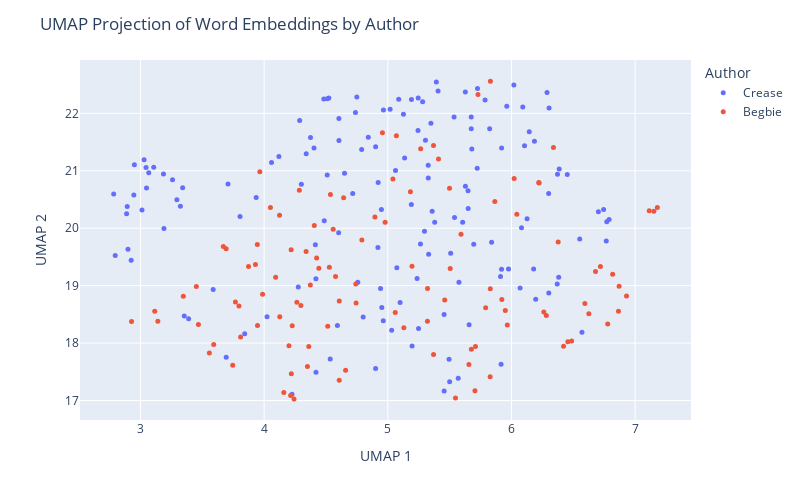

Here is the notebook cell this chart was saved with:
### Code cell
# plot using plotly to further explore
import plotly.express as px
import textwrap

def wrap_text(text, width=60):
    return '<br>'.join(textwrap.wrap(text, width=width))

umap_df = pd.DataFrame(proj, columns=['UMAP 1', 'UMAP 2'])
umap_df['Author'] = labels
umap_df['Text'] = [snip for auth in judge_snippets for snip in judge_snippets[auth]]
umap_df['Text'] = umap_df['Text'].apply(lambda t: wrap_text(t, width=50))

fig = px.scatter(umap_df, x='UMAP 1', y='UMAP 2', 
                 color='Author', hover_data=['Text'], 
                 width=800, height=500 )
fig.update_traces(marker=dict(size=5))
fig.update_layout(title='UMAP Projection of Word Embeddings by Author')
fig.show()

### Figure 1 — Plotly figure (JSON) as saved in the notebook; plotly's stock layout.template omitted (floating-point values rounded to 4 significant figures; data arrays with more than 128 entries replaced by an {"elided": "..."} marker saying what was removed)
{"data": [{"customdata": {"elided": "151x1 str values"}, "hovertemplate": "Author=Crease<br>UMAP 1=%{x}<br>UMAP 2=%{y}<br>Text=%{customdata[0]}<extra></extra>", "legendgroup": "Crease", "marker": {"color": "#636efa", "size": 5, "symbol": "circle"}, "mode": "markers", "name": "Crease", "orientation": "v", "showlegend": true, "type": "scatter", "x": {"elided": "151 float values"}, "xaxis": "x", "y": {"elided": "151 float values"}, "yaxis": "y"}, {"customdata": [["(5) If it appears that a tax is not bona fide<br>within the purpose provided for, but is imposed<br>with the real purpose of discriminating against a<br>class, it is not within the justification of the<br>enabling statute, and, on the facts, the tax in<br>question was intended not for the purpose of<br>raising a revenue, but as a restriction on the<br>Chinese."], ["Indeed if no restriction whatever be placed on the<br>word \" other\" in that section; if the Provincial<br>Legislature can insist upon imposing licenses upon<br>everything and upon every act of life, and tax<br>each licensee at any moment they please, there<br>would be a very simple way of excluding every<br>Chinaman from the Province, by imposing a<br>universal tax, not limited to any nationality, of<br>one or two thousand dollars per annum for a<br>license to Judgment."], ["No Chinaman will shave the back of his head; no<br>true moujik will shave his chin."], ["I rather think that the auctioneers would<br>repudiate this alleged similarity of their<br>occupation to that of a Chinese washerman."], ["assing Chinamen, supposed to be the only persons<br>carrying on this industry."], ["If the object of the Provincial Statute be as<br>alleged, viz., Feb. 3.  to subject Chinamen to<br>exceptional disadvantages it is clearly<br>unconstitutional."], ["G. to the report of the recent Chinese Conmission,<br>p. 379, and by Mr. Justice CREASE in Wing Chong's<br>case, 1 B.C.R."], ["Justices FIELD, HOFFMAN, SAWYER and DEADY and<br>other Judges whom they cite, all confirm this,<br>that a State, or Provincial law imposing special<br>disabilities or unequal burdens on Chinamen is<br>unconstitutional and void."], ["Statutes were by their title and preamble<br>expressly aimed at Chinamen by name; that this<br>distinction also renders inapplicable all the<br>United States' cases cited; that this enactment is<br>quite general extending to all laundries without<br>exception and we must not look beyond the words of<br>the enactment to enquire what its object was; that<br>there is in fact one laundry in Victoria not<br>conducted by Chinamen on which the tax will fall<br>with equal force so that it is impossible to say<br>that Chinamen are hereby exclusively selected for<br>taxation; the circumstance that they are chiefly<br>affected being a mere coincidence; that the bylaw<br>only imposes $100.00 per annum, keeping far within<br>the limit of $150.00 permitted by the Statute;<br>that the tax clearly is calculated to procuring<br>additional Municipal revenue and that no other<br>object is hinted at."], ["I, for my part, cannot arrive at any other<br>conclusion than that it is specially directed<br>against Chinamen because they are Chinamen and for<br>no other Judgment."], ["The appellants' contention that the clause is<br>merely intended to hamper or expel Chinamen is<br>much strengthened by considering the amount of the<br>tax sanctioned, which is $150.00 per annum,<br>whereas the limit sanctioned by the Legislature in<br>the case of any retail shop, however extensive or<br>lucrative its business, is only $10.00 per annum."], ["The test is whether on the whole statute the<br>Legislature can fairly be held to have said : \"Let<br>us impose a tax in order to raise a revenue,<br>though perhaps it may fall on Chinamen,\" or \" let<br>us impose this tax in order to fall on Chinamen,<br>though perhaps it will raise no revenue.\""], ["When we find (1st) no other description of labour<br>taxed at all ; (2nd) this description of labour<br>practically quite abandoned to Chinamen alone ;<br>(3rd) this description of labour taxed at fifteen<br>times the rate permitted to be levied on any<br>retail shop ; (4th) that a preliminary Provincial<br>Act has declared Chinamen incapable of the<br>franchise which they formerly exercised."], ["I cannot doubt but that the tax is directed<br>against Chinamen, as such."], ["It is not competent to the Provincial Legislature,<br>or to a municipality, to deprive, generally,<br>particular nationalities or individuals of the<br>capacity to take out municipal trade licenses ; e.<br>g., a Chinaman has a right to apply for a<br>pawnbroker's license."], ["Application for a mandamus to the Corporation of<br>the City of Victoria to compel the renewal to the<br>prosecutors (Chinamen) of a pawnbroker's license."], ["It is alleged by the prosecution, and not denied,<br>that the Council have in fact ordered the<br>Collector to issue no pawnbroking license to any<br>Chinaman."], ["In the French colony of Cayenne, the Town Council<br>recently handicapped the superior capacities of<br>the Chinaman by imposing on merchants of that<br>empire an extra tax of $300 per annum, deeming it<br>also expedient to handicap English and German<br>traders by a surtax of $200 on them."], ["Chinamen in British Columbia appear to follow any<br>description of industry which may appear useful,<br>i.e., in which they can obtain employment or earn<br>their livelihood."], ["The menial businesses of washing and of splitting<br>and Chinese washer sawing stovewood are almost<br>entirely engrossed by Chinamen."], ["Every Chinaman in British Columbia has the air of<br>having worked, and of being ready to work, with<br>his hands, except a few who practice as medical<br>men and the leading commercial men."], ["Chinamen do not much trouble the hospitals."], ["I never heard of Chinamen becoming a burden on the<br>private charity of the whites."], ["I have an indistinct remembrance of having been<br>once asked to contribute to the cost of removing a<br>disabled Chinaman; I am not sure."], ["Industry, economy, sobriety, and law-abidingness<br>are exactly the four prominent qualities of<br>Chinamen as asserted both by their advocates and<br>their adversaries."], ["Lazy, drunken, extravagant, and turbulent: this<br>is, by the voices of their friends and foes,<br>exactly what a Chinaman is not."], ["If Chinamen would only be less industrious and<br>economical, if they would but occasionally get<br>drunk, they would no longer be the formidable<br>competitors with the white man which they prove to<br>be in the labor market; there would be no longer a<br>cry for their suppression."], ["But these qualities meet with no competition here;<br>and the Chinaman sees no person to take his place<br>were he to abdicate it."], ["I have heard an individual Chinaman stigmatized as<br>\"lazy ;\" but the fact was he conceived himself<br>insulted, and was sulking."], ["I cannot recall to memory that I ever saw or heard<br>of a Chinaman being drunk."], ["There is scarcely an epithet so removed from the<br>notion of a Chinaman as \"turbulent,\" though of<br>course they may be provoked to resist violence."], ["employment as domestics, their large brotherhoods,<br>necessarily impenetrably secret to the whites, and<br>the unguarded condition of our houses, the<br>pilfering by Chinamen servants is really quite<br>inconsiderable."], ["I believe that two of the white servants I have<br>had have pilfered more from me  than any twenty<br>Chinamen in Victoria ever stole from their<br>employers..    5."], ["I do not think that the feeling of the whites<br>against Chinamen has much changed; but I do not<br>recollect anything that can be called \"agitation \"<br>against them until Confederation."], ["This dislike, which otherwise might lie dormant or<br>inert, is certainly mutual; it is manifested in<br>China, we are- told, more extensively and<br>stringently than here, and without any impulse<br>there from direct competition for bread."], ["Europeans at Canton or Shanghai are not safe<br>beyond their allotted cantonments, any more than a<br>Chinaman would have been on Williams Creek twenty<br>years ago."], ["The Chinaman is in every respect the reverse of an<br>European, except that he is a man."], ["The Roumanian finds himself in company with a<br>large number of people of alien race, of feelings,<br>traditions and religion quite different from his-<br>people who do not own the same ties of fatherland<br>as he, who do not intermarry with him or his<br>kindred, and whose domestic institutions are<br>unknown and perhaps unintelligible to him."], ["Accordingly, before the close of the First<br>Parliament after Confederation, Chinamen were<br>deprived of the right of franchise, which they had<br>previously enjoyed."], ["This was on the ostensible ground that all<br>Chinamen were actuated merely by direct money<br>considerations."], ["The same distinguished writer whom I have already<br>quoted on the Judenhetze, observes, in speaking of<br>the rival programmes in the existing presidential<br>campaign in the United States: \"The Irish vote or<br>the republican working man cannot be wooed<br>successfully without attacks on the bloated<br>capitalist, on English tyranny or treachery, or on<br>the unfortunate immigrants from China.” Mutato<br>nomine."], ["There are several matters alleged against<br>Chinamen: One is the extraordinarily small space<br>into which a cluster of them will retire for rest."], ["But I have seen in a good-sized house, where there<br>was plenty of cubic space, and where each person<br>might have had a separate bunk, five or six<br>Chinamen, not lodgers but owners, sleeping in a<br>heap as above described."], ["It is common to attribute to Chinamen generally,<br>that they are infested with disgusting diseases --<br>e. g., leprosy."], ["When an orator talks of Chinese lepers, it is<br>exactly the same unmeaning abuse as when a Canton<br>periodical holds out to popular indignation the<br>foreign \"red devils.\""], ["There is no leprosy or diabolism in the case;<br>though of course a Chinaman, like any other man,<br>may be a leper."], ["The orator merely wishes to impress his audience<br>with the belief that 'he strongly objects to<br>Chinamen."], ["A Chinaman was once pointed out to me who was<br>alleged to be a leper."], ["That was the only case of skin disease I remember<br>to have noticed or heard of among Chinamen."], ["These certainly were not contracted from Chinamen."], ["The Chinese, and I believe other Asiatic nations,<br>use opium extensively."], ["The enormous consumption which this implies does<br>not appear to prevent Chinamen from being the most<br>prolific race, the most indefatigable laborers,<br>and the keenest traders in the world."], ["If any Chinamen here abuse the drug by over-<br>indulgence, they must hide themselves, or at all<br>events they have entirely escaped my observation."], ["If their example persuades any white people to<br>similar over-indulgence, of which I am equally<br>ignorant, these must be a very degraded class-<br>weaker and more degraded than the Chinaman whose<br>expulsion is demanded."], ["Opium, as generally used here, is probably as<br>harmless as tobacco, which is also extensively<br>used in British Columbia by Chinamen."], ["All the evils arising from opium in British<br>Columbia in a year do not, probably, equal the<br>damage, trouble and expense occasioned to<br>individuals and to the state by whiskey in a<br>single month, or perhaps in some single night, As<br>already observed, I do not remember ever to have<br>seen a drunken Chinaman; and the argument against<br>Chinamen founded on opium appears to be analogous<br>to the comparison of the mote and the beam."], ["It is alleged that not only the aggregation of<br>Chinamen in their dwellings is a source of danger<br>to the public health, but that their habits are<br>filthy."], ["There are of course dirty Chinamen."], ["Any family in British Columbia will, at once,<br>without any enquiry as to his cleanliness, admit<br>the first Chinaman who offers as a cook-where a<br>cook is wanted; and really it may be said that no<br>washing is given out to people of any other<br>nation."], ["Whether the presence of Chinamen is any longer<br>desirable in British Colombia, is to a certain<br>extent a matter of opinion."], ["That Chinamen are very large till within a year,<br>mainly, employed in all the laborious parts of our<br>coal mines ; 2nd."], ["I do not see how people would get on here at all<br>without Chinamen."], ["If Chinamen were expelled, employers of labor<br>would probably have to leave the province; and<br>when they were gone, where would the employed be?"], ["There are supposed to be in California more than<br>120,000 Chinamen."], ["It is probable that in that state, as in British<br>Columbia, a good deal more than half the manual<br>labor is performed by Chinamen."], ["Within a radius of two miles there are at this<br>time no less than 500 Chinamen engaged in<br>gathering the hop crop."], ["For a field of twenty-five or thirty acres about<br>100 Chinamen are employed."], ["The Chinamen work by contract, and they rush from<br>morning till night, seeming never to tire."], ["As soon as a box is filled a loud yell informs the<br>foreman, who brings a sack, into which the box is<br>emptied, and the Chinamen are given a check."], ["Two Chinamen can pick from two to three boxes in a<br>day, and as they receive $1.50 per box it will be<br>seen that they are earning white men's wages."], ["Last year they only received $1.25, but help at<br>this time is scarce and the China bosses had only<br>to demand the raise and get it."], ["Now the only paying industries here are the<br>canneries and shoe factories, in both of which the<br>labor is almost exclusively Chinese."], ["Owing to a very great superiority in the mineral,<br>the coal mines have paid largely, notwithstanding<br>the rates of white miners wages, unequalled<br>elsewhere; but the coal mines have hitherto<br>largely employed Chinamen also."], ["After all that I have said about Chinamen, I can<br>lay no more claim to consistency than anybody else<br>in British Columbia."], ["I have always asserted their good qualities; but I<br>have never in twenty-six years had a Chinaman in<br>my house, an expensive whim that nobody else has<br>indulged in."], ["Still, I have had my opportunities of seeing and<br>hearing, for in all that time, I do not think I<br>ever knew a family that did not employ at least<br>one Chinaman."], ["The combination which it is intended to suggest<br>would be, I suppose, that the legislature should<br>forbid such arrivals of Chinamen, and that the<br>white population should \" boycott \" those<br>remaining here; or else that the legislature<br>should decree their expulsion."], ["The normal rates of wages are five shillings for<br>Chinamen, and in Victoria eight shillings for<br>white men."], ["I cannot believe that it has; on the contrary, as<br>the presence of Chinamen has enabled some small<br>capital to be accumulated, they must have<br>augmented the wages fund in the province: i. e.,<br>the loose capital seeking to increase itself by<br>the employment of reproductive labor."], ["I do not believe that any single European in the<br>province would employ a Chinaman about any<br>undertaking if he could procure an European,<br>irrespective of wages, unless, of course, the<br>European demanded wages which precluded all profit<br>on the undertaking."], ["Chinamen are employed not so much because their<br>normal money tariff is lower than the whites and<br>yet not much lower; many Chinamen get $30, and<br>some even $35 and $40, per month-as because they<br>are, as a rule, more sober, steady, docile and<br>industrious."], ["With very few exceptions, indeed, I never met a<br>Chinaman whom I could understand, beyond the<br>commonest wants, or by whom I could feel any<br>certainty that I was understood, even for an<br>ordinary message."], ["Yet I have often feared that I should be compelled<br>to fall into the universal practice and take<br>Chinese servants into my house-which I have never<br>yet done."], ["I have never personally observed any effect by the<br>Chinese upon the morals of the white people."], ["The latter have occasionally been induced by race-<br>prejudice to indulge in acts of violence ; but it<br>would be too much to say from thence that the<br>Chinaman had corrupted his cowardly assailants."], ["One Chinaman, last year, pleaded guilty to an<br>indictment for indecent assault on two girls of<br>ten or eleven and twelve or thirteen years."], ["However that is the only case I remember in which<br>it could be alleged that a Chinaman had had any<br>evil effect upon the morals of the whites, a<br>matter upon which they can have but very little<br>influence, either for good or evil."], ["Whites who have evil communications with Chinese<br>must themselves be lamentably depraved beforehand;<br>and so, I should be disposed to say, immoral<br>Chinese are not only not more injurious, but they<br>are quite innocuous to the morals of the whites,<br>in comparison with white people of similar or<br>allied habits."], ["I have seen unmistakable prostitutes in the<br>Chinese quarter of Victoria."], ["Drunken whites, I am sorry to say, are often to be<br>seen in Victoria, by night or by day; but I do not<br>remember ever to have seen a Chinaman under the<br>influence of liquor."], ["Debauched whites sometimes frequent, I believe,<br>Chinese brothels, as they do Indian brothels."], ["I don't think serious breaches of the peace are<br>proportionately more frequent in Chinese brothels<br>than in those kept by white women."], ["Indian brothels breed the most disturbances; and<br>they are close to the Chinese quarter."], ["I have omitted to state that Chinamen here are<br>generally divided into two tribes, or clans-there<br>may be more, but I have often had my attention<br>drawn to these two-viz ."], ["When a breach of the peace occurs among Chinamen,<br>the culprits are generally Canton versus Hong<br>Kong; and when these come into court, either in<br>criminal or civil cases, it is common to allow<br>each side to have an interpreter; as well to watch<br>that the evidence is truly interpreted as also to<br>explain it to their respective clients."], ["Owing partly to this, and partly also to their<br>unintelligibility to whites, and vice versa, it is<br>usual when twenty or thirty hands are engaged, e.<br>g., at a cannery, not to make the contract with<br>each workman separately, but with some one<br>Chinaman who has learned some English, leaving him<br>to sub-contract with the men; and he being the<br>sole medium of communication between them and the<br>owner of the cannery, this arrangement, though<br>unavoidable, necessarily leaves the men a good<br>deal at the mercy of this foreman."], ["Sometimes this takes place on a much larger scale,<br>and a Chinese merchant here will contract for a<br>whole cargo of Chinamen, fresh from China, whom he<br>engages to provide with employment, and then<br>drafts them out to different employers here, for<br>roads, canneries, etc."], ["A miner who feels no shame in purchasing the<br>possession of a female for a single night for $20,<br>is scandalized when a Chinaman pays $500 for the<br>possession of a female for six months, or until<br>they disagree."], ["No disgust is felt by Europeans when parents make<br>it a sine qua non on consenting to their<br>daughters' marriage that the husband shall settle<br>ten or twenty thousand dollars upon her; but it is<br>infamous if a Chinaman purchases the consent of<br>parents or guardians for one thousand dollars."], ["The woman is a slave sold into prostitution, but<br>the Chinese themselves look upon it in a different<br>light."], ["There was a case not long ago in court, before<br>myself, on habeas corpus: A Chinese girl was<br>contracted to marry a man who had offered the<br>guardians five hundred dollars."], ["I apprehend much of what is said about Chinese<br>slavery and prostitution proceeds from imperfect<br>consideration of the difference between Christian<br>and non-Christian marriage; but I only guess this,<br>I know scarcely anything about it."], ["Another ground on which I have heard it asserted<br>that slavery is general among Chinamen here, is<br>rather, I suspect, a proof of their freedom, or<br>would be so accepted among whites."], ["I have no doubt but that compulsion is put on all<br>Chinamen, so that it is very difficult for them to<br>obtain work, if they remain outside this<br>organization."], ["It is yet further urged against the Chinese, as<br>showing their unfitness to dwell in the land, that<br>they show no respect to our laws, nor to our<br>appointed courts, but refer their differences to<br>private tribunals of their own, whose behests are<br>carried out, irrespective of their conformity with<br>our laws and are never disputed in our courts."], ["The Chinese, like most other nations with any<br>pretence to civilization, have some methods for<br>referring private disputes to arbitrators chosen<br>by the parties themselves."], ["That the awards of Chinese arbitrators are always<br>accepted without demur (if the fact be as alleged)<br>would surely be a strong evidence of the equity of<br>the award, and the good sense of the parties in<br>difference; for it is utterly untrue that Chinamen<br>ignore our courts, or treat them with any want of<br>respect."], ["Any questions as to their labor associations,<br>their clans, their marriage laws, their<br>immigration contracts, would, I fear, be in<br>general met with suspicion and answered with<br>reluctance."], ["the nature and results of trades-unions at home,<br>after every enquiry possible; how much more<br>difficult would it be to arrive at facts here,<br>where they must necessarily be shrouded behind the<br>impenetrable and irresponsible screen of a Chinese<br>interpreter?"]], "hovertemplate": "Author=Begbie<br>UMAP 1=%{x}<br>UMAP 2=%{y}<br>Text=%{customdata[0]}<extra></extra>", "legendgroup": "Begbie", "marker": {"color": "#EF553B", "size": 5, "symbol": "circle"}, "mode": "markers", "name": "Begbie", "orientation": "v", "showlegend": true, "type": "scatter", "x": [5.069, 4.956, 3.796, 5.37, 5.966, 5.729, 6.339, 5.83, 5.37, 5.865, 5.266, 5.041, 6.221, 6.043, 7.151, 7.179, 7.114, 6.223, 5.709, 5.656, 5.46, 4.214, 3.592, 3.946, 4.577, 4.093, 5.922, 5.321, 3.987, 3.14, 4.527, 5.504, 4.227, 4.265, 4.978, 5.06, 3.693, 5.32, 6.022, 4.339, 4.79, 5.95, 6.871, 4.744, 4.424, 3.874, 4.442, 4.126, 2.928, 4.241, 4.22, 5.791, 4.896, 5.13, 5.547, 3.945, 3.965, 4.159, 6.719, 5.676, 6.262, 4.2, 5.499, 6.456, 5.705, 6.487, 6.421, 6.594, 6.93, 6.865, 4.361, 5.828, 6.282, 3.81, 3.768, 3.468, 5.183, 6.778, 5.592, 5.829, 6.626, 3.452, 4.297, 3.557, 4.218, 4.124, 3.346, 4.741, 3.746, 3.115, 4.35, 4.659, 4.607, 4.607, 4.405, 6.68, 6.818, 6.378, 4.536, 3.67, 4.284, 4.373, 3.93, 4.514, 5.41, 4.051, 4.643, 4.558, 5.196], "xaxis": "x", "y": [21.61, 21.66, 18.65, 17.8, 18.31, 22.33, 21.4, 22.56, 21.44, 20.47, 21.38, 20.86, 20.8, 20.24, 20.29, 20.36, 20.31, 20.79, 17.94, 17.63, 18.75, 17.08, 17.97, 18.3, 19.16, 19.15, 18.76, 18.95, 18.85, 18.38, 19.32, 19.3, 18.3, 18.71, 20.1, 18.53, 19.64, 18.38, 20.87, 19.59, 19.79, 18.57, 18.99, 18.7, 19.48, 19.34, 19.3, 18.46, 18.38, 17.03, 17.46, 18.61, 20.2, 18.27, 17.04, 19.72, 20.98, 17.14, 19.33, 17.89, 18.54, 17.95, 20.69, 18.02, 17.17, 18.04, 17.94, 18.69, 18.82, 18.55, 17.94, 17.41, 18.48, 18.11, 18.72, 18.33, 20.63, 18.33, 19.89, 18.95, 18.51, 18.98, 18.65, 17.83, 19.63, 20.23, 18.81, 19.03, 17.62, 18.56, 17.59, 17.53, 17.35, 18.73, 20.05, 19.25, 19.2, 19.76, 20.59, 19.68, 20.66, 19.01, 19.37, 18.29, 21.21, 20.36, 20.53, 19.98, 19.34], "yaxis": "y"}], "layout": {"height": 500, "legend": {"title": {"text": "Author"}, "tracegroupgap": 0}, "margin": {"t": 60}, "title": {"text": "UMAP Projection of Word Embeddings by Author"}, "width": 800, "xaxis": {"anchor": "y", "domain": [0, 1], "title": {"text": "UMAP 1"}}, "yaxis": {"anchor": "x", "domain": [0, 1], "title": {"text": "UMAP 2"}}}}
